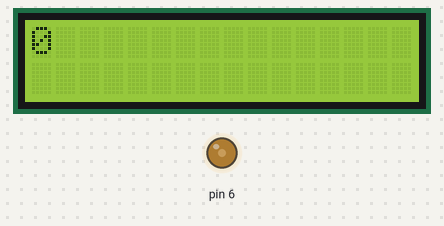
Bench run of a sketch on a simulated Arduino Uno, built with avr-gcc and run on an emulated ATmega328P. Parts: 16×2 character LCD, output pins drawn as LEDs (lit = HIGH).

Above: at 1.1 s.
At 2.6 s:
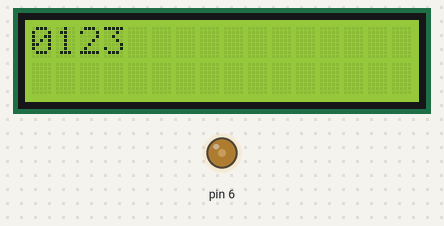
At 4.1 s:
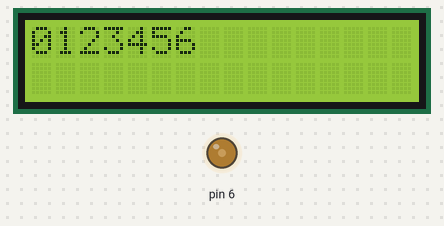
At 7.6 s:
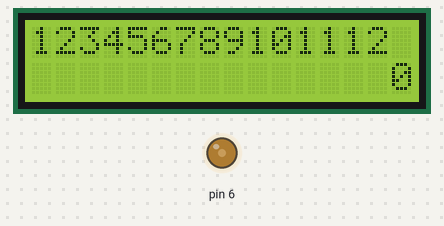
At 10.6 s:
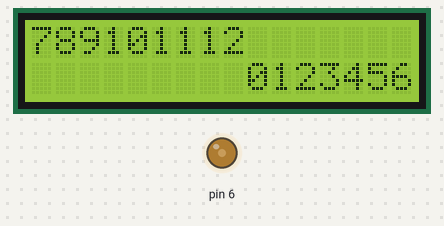
At 14.1 s:
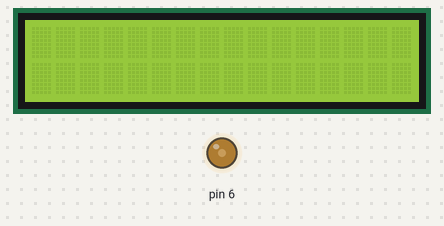

The sketch:

LCD_Test.ino
```cpp
// include the library code:
#include <LiquidCrystal.h>
int Contrast=80;
// initialize the library by associating any needed LCD interface pin
// with the arduino pin number it is connected to
const int rs = 12, en = 11, d4 = 5, d5 = 4, d6 = 3, d7 = 2;
LiquidCrystal lcd(rs, en, d4, d5, d6, d7);

void setup() {
  // set up the LCD's number of columns and rows:
  lcd.begin(16, 2);
      analogWrite(6,Contrast);
      delay(1000);
}

void loop() {
  // set the cursor to (0,0):
//  lcd.display();
  //  delay(500);
  lcd.setCursor(0, 0);
 //   delay(150);
  // print from 0 to 9:
  for (int thisChar = 0; thisChar < 13; thisChar++) {
    lcd.print(thisChar);
    delay(500);
  }

  // set the cursor to (16,1):
  lcd.setCursor(16, 1);
 //   delay(150);
  // set the display to automatically scroll:
  lcd.autoscroll();
 //  delay(150);
  // print from 0 to 9:
  for (int thisChar = 0; thisChar < 13; thisChar++) {
    lcd.print(thisChar);
    delay(500);
  }
  // turn off automatic scrolling
  lcd.noAutoscroll();
  //  delay(1000);

  // clear screen for the next loop:
  lcd.clear();
  //  delay(500);
  //lcd.noDisplay();
    delay(1000);
}
```

Measured:
- by itself, everything shown: repeats every 14.0 s, in 27 steps
- what the display in image 0 shows lasts 0.5 s, from 1.1 s to 1.6 s
- what the display in image 5 shows lasts 1.0 s, from 14.1 s to 15.1 s
